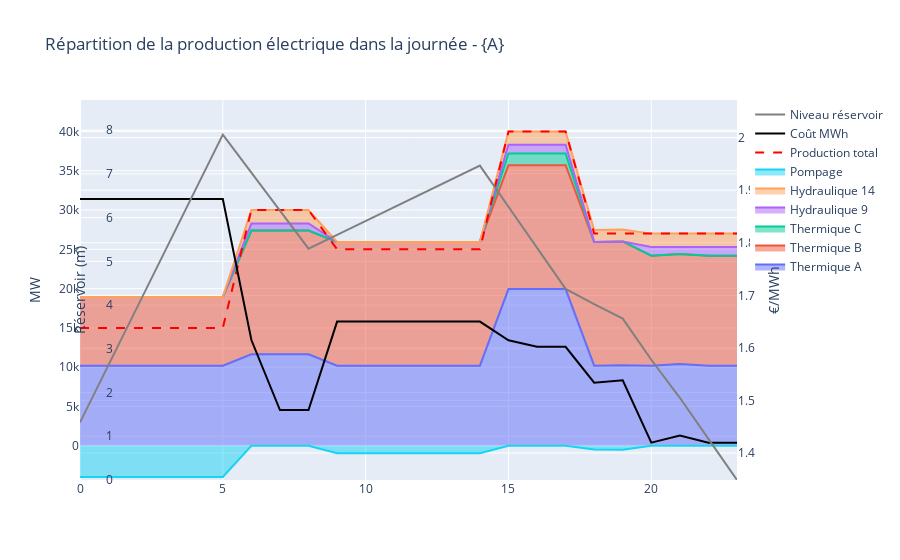

Notebook code cell kept with this figure:
### Code cell
df = df_results53(dict_N,dict_P,dict_Nstart,dict_Thermique,dict_H,dict_Hstart,dict_Hydro,dict_S,debit_S,consommation)
fig = Results_viz52(df,dict_Thermique,dict_Hydro)
A = "5.3"
fig.update_layout(
    title = "Répartition de la production électrique dans la journée - {A}"
)
fig.show()
fig.write_html("HTML/Répartition de la production électrique dans la journée - {A}.html")

### Figure 1 — Plotly figure (JSON) as saved in the notebook; plotly's stock layout.template omitted (floating-point values rounded to 4 significant figures)
{"data": [{"name": "Thermique A", "stackgroup": "one", "type": "scatter", "x": [0, 1, 2, 3, 4, 5, 6, 7, 8, 9, 10, 11, 12, 13, 14, 15, 16, 17, 18, 19, 20, 21, 22, 23], "y": [10200.0, 10200.0, 10200.0, 10200.0, 10200.0, 10200.0, 11650, 11650, 11650, 10200.0, 10200, 10200.0, 10200, 10200, 10200.0, 19950, 19950, 19950, 10200.0, 10260.0, 10200, 10400, 10200, 10200]}, {"name": "Thermique B", "stackgroup": "one", "type": "scatter", "x": [0, 1, 2, 3, 4, 5, 6, 7, 8, 9, 10, 11, 12, 13, 14, 15, 16, 17, 18, 19, 20, 21, 22, 23], "y": [8750, 8750, 8750, 8750, 8750, 8750, 15750, 15750, 15750, 15750, 15750, 15750, 15750, 15750, 15750, 15750, 15750, 15750, 15750, 15750, 14000, 14000, 14000, 14000]}, {"name": "Thermique C", "stackgroup": "one", "type": "scatter", "x": [0, 1, 2, 3, 4, 5, 6, 7, 8, 9, 10, 11, 12, 13, 14, 15, 16, 17, 18, 19, 20, 21, 22, 23], "y": [0, 0, 0, 0, 0, 0, 0, 0, 0, 0, 0, 0, 0, 0, 0, 1500, 1500, 1500, 0, 0, 0, 0, 0, 0]}, {"name": "Hydraulique 9", "stackgroup": "one", "type": "scatter", "x": [0, 1, 2, 3, 4, 5, 6, 7, 8, 9, 10, 11, 12, 13, 14, 15, 16, 17, 18, 19, 20, 21, 22, 23], "y": [0, 0, 0, 0, 0, 0, 900, 900, 900, 0, 0, 0, 0, 0, 0, 1100, 1100, 1100, 0, 0, 1100, 900, 1100, 1100]}, {"name": "Hydraulique 14", "stackgroup": "one", "type": "scatter", "x": [0, 1, 2, 3, 4, 5, 6, 7, 8, 9, 10, 11, 12, 13, 14, 15, 16, 17, 18, 19, 20, 21, 22, 23], "y": [0, 0, 0, 0, 0, 0, 1700, 1700, 1700, 0, 0, 0, 0, 0, 0, 1700, 1700, 1700, 1500, 1500, 1700, 1700, 1700, 1700]}, {"name": "Pompage", "stackgroup": "two", "type": "scatter", "x": [0, 1, 2, 3, 4, 5, 6, 7, 8, 9, 10, 11, 12, 13, 14, 15, 16, 17, 18, 19, 20, 21, 22, 23], "y": [-3950.0, -3950.0, -3950.0, -3950.0, -3950.0, -3950.0, 0, 0, 0, -950.0, -950, -950.0, -950, -950, -950.0, 0, 0, 0, -450.0, -510.0, 0, 0, 0, 0]}, {"line": {"color": "red", "dash": "dash"}, "name": "Production total", "type": "scatter", "x": [0, 1, 2, 3, 4, 5, 6, 7, 8, 9, 10, 11, 12, 13, 14, 15, 16, 17, 18, 19, 20, 21, 22, 23], "y": [15000, 15000, 15000, 15000, 15000, 15000, 30000, 30000, 30000, 25000, 25000, 25000, 25000, 25000, 25000, 40000, 40000, 40000, 27000, 27000, 27000, 27000, 27000, 27000]}, {"line": {"color": "black"}, "name": "Coût MWh", "type": "scatter", "x": [0, 1, 2, 3, 4, 5, 6, 7, 8, 9, 10, 11, 12, 13, 14, 15, 16, 17, 18, 19, 20, 21, 22, 23], "y": [1.883, 1.883, 1.883, 1.883, 1.883, 1.883, 1.615, 1.482, 1.482, 1.65, 1.65, 1.65, 1.65, 1.65, 1.65, 1.615, 1.602, 1.602, 1.534, 1.538, 1.42, 1.433, 1.42, 1.42], "yaxis": "y2"}, {"line": {"color": "grey"}, "name": "Niveau réservoir", "type": "scatter", "x": [0, 1, 2, 3, 4, 5, 6, 7, 8, 9, 10, 11, 12, 13, 14, 15, 16, 17, 18, 19, 20, 21, 22, 23], "y": [1.317, 2.633, 3.95, 5.267, 6.583, 7.9, 7.03, 6.16, 5.29, 5.607, 5.923, 6.24, 6.557, 6.873, 7.19, 6.25, 5.31, 4.37, 4.02, 3.69, 2.75, 1.88, 0.94, 1.11e-15], "yaxis": "y3"}], "layout": {"hovermode": "x", "title": {"text": "Répartition de la production électrique dans la journée - {A}"}, "yaxis": {"range": [-4345.0, 44000], "title": {"text": "MW"}}, "yaxis2": {"anchor": "free", "overlaying": "y", "position": 1, "range": [1.349, 2.072], "side": "right", "title": {"text": "€/MWh"}}, "yaxis3": {"anchor": "free", "overlaying": "y", "position": 0.05, "range": [1.221e-15, 8.69], "side": "left", "title": {"text": "Réservoir (m)"}}}}
